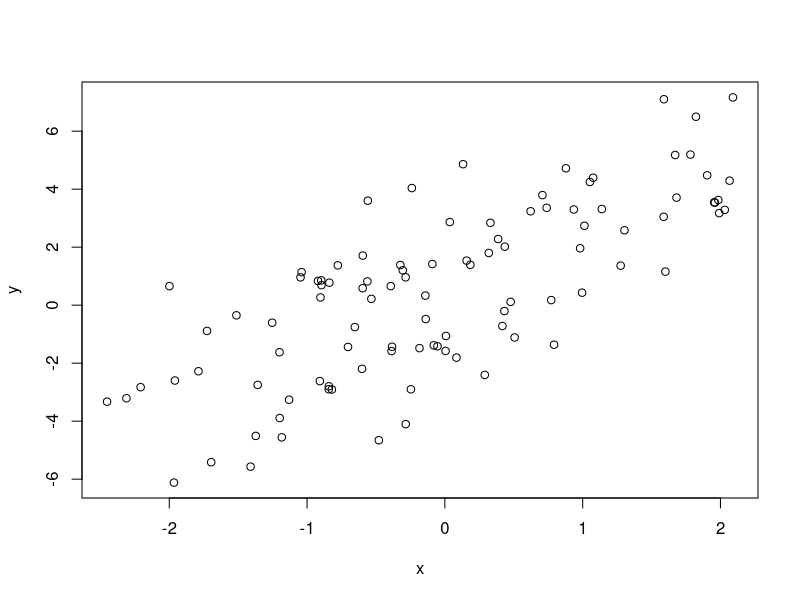
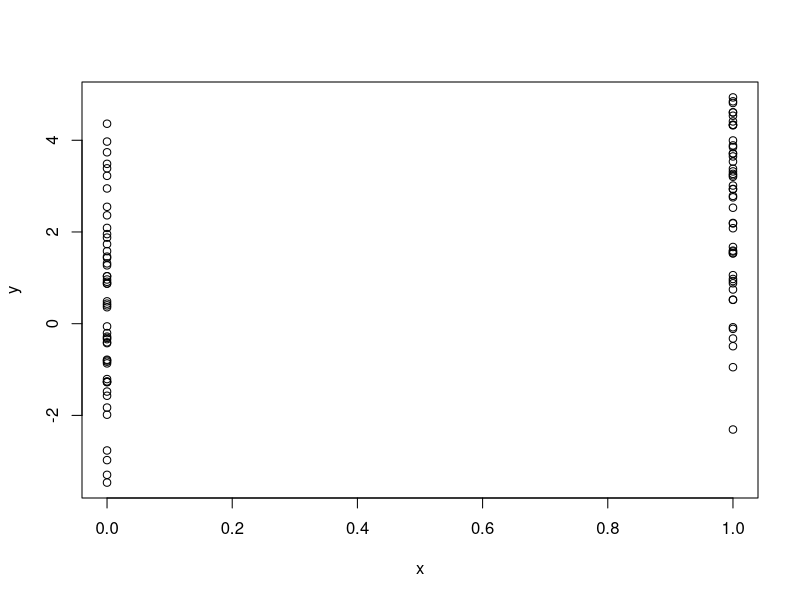
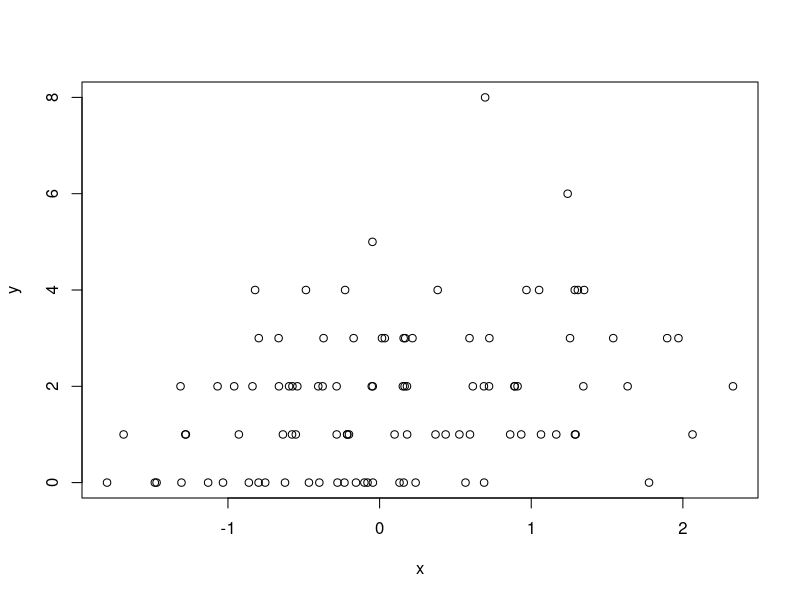

Generate these figures, in order, with R:
## ---- chunk 1
set.seed(1)
rnorm(10,0,1)
## ---- chunk 2
set.seed(2)
x <- rnorm(100)
e <- rnorm(100,0,2)
y <- 0.5 + 2*x + e
summary(y)
plot(x,y)
## ---- chunk 3
set.seed(3)
x <- rbinom(100,1, 0.5)
e <- rnorm(100,0,2)
y <- 0.5 + 2*x + e
summary(y)
plot(x,y)
## ---- chunk 4
set.seed(4)
x <- rnorm(100)
log.mu <- 0.5 + 0.3 * x
y <- rpois(100,exp(log.mu))
summary(y)
plot(x,y)
## ---- chunk 5
set.seed(5)
sample(1:10,4)
sample(1:10) #Obtengo una permutacion de los numeros
sample(letters,5)
sample(1:10,replace = TRUE)
